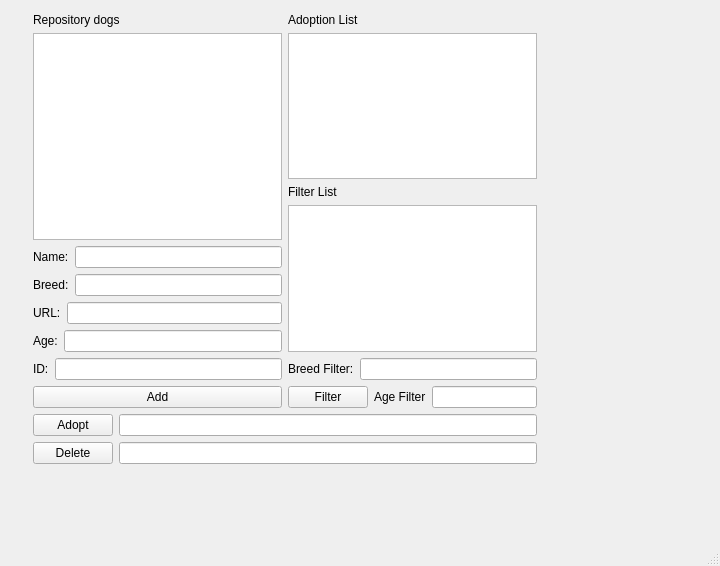
<?xml version="1.0" encoding="UTF-8"?>
<ui version="4.0">
 <class>MainWindow</class>
 <widget class="QMainWindow" name="MainWindow">
  <property name="geometry">
   <rect>
    <x>0</x>
    <y>0</y>
    <width>720</width>
    <height>566</height>
   </rect>
  </property>
  <property name="windowTitle">
   <string>MainWindow</string>
  </property>
  <widget class="QWidget" name="centralWidget">
   <widget class="QWidget" name="layoutWidget">
    <property name="geometry">
     <rect>
      <x>22</x>
      <y>2</y>
      <width>526</width>
      <height>473</height>
     </rect>
    </property>
    <layout class="QVBoxLayout" name="verticalLayout_6">
     <item>
      <layout class="QHBoxLayout" name="horizontalLayout_6">
       <item>
        <layout class="QVBoxLayout" name="verticalLayout_3">
         <item>
          <widget class="QLabel" name="repositoryListLabel">
           <property name="text">
            <string>Repository dogs</string>
           </property>
          </widget>
         </item>
         <item>
          <widget class="QListWidget" name="repositoryListWidget"/>
         </item>
         <item>
          <layout class="QVBoxLayout" name="verticalLayout_2">
           <item>
            <layout class="QVBoxLayout" name="verticalLayout">
             <item>
              <layout class="QHBoxLayout" name="horizontalLayout_4">
               <item>
                <widget class="QLabel" name="nameLabel">
                 <property name="text">
                  <string>Name:</string>
                 </property>
                </widget>
               </item>
               <item>
                <widget class="QLineEdit" name="nameInput"/>
               </item>
              </layout>
             </item>
             <item>
              <layout class="QHBoxLayout" name="horizontalLayout_5">
               <item>
                <widget class="QLabel" name="breedLabel">
                 <property name="text">
                  <string>Breed:</string>
                 </property>
                </widget>
               </item>
               <item>
                <widget class="QLineEdit" name="breedInput"/>
               </item>
              </layout>
             </item>
             <item>
              <layout class="QHBoxLayout" name="horizontalLayout_3">
               <item>
                <widget class="QLabel" name="urlLabel">
                 <property name="text">
                  <string>URL:</string>
                 </property>
                </widget>
               </item>
               <item>
                <widget class="QLineEdit" name="urlInput"/>
               </item>
              </layout>
             </item>
             <item>
              <layout class="QHBoxLayout" name="horizontalLayout_2">
               <item>
                <widget class="QLabel" name="ageLabel">
                 <property name="text">
                  <string>Age:</string>
                 </property>
                </widget>
               </item>
               <item>
                <widget class="QLineEdit" name="ageInput"/>
               </item>
              </layout>
             </item>
            </layout>
           </item>
           <item>
            <layout class="QHBoxLayout" name="horizontalLayout_7">
             <item>
              <widget class="QLabel" name="idLabel">
               <property name="text">
                <string>ID:</string>
               </property>
              </widget>
             </item>
             <item>
              <widget class="QLineEdit" name="idInput"/>
             </item>
            </layout>
           </item>
           <item>
            <layout class="QHBoxLayout" name="horizontalLayout">
             <item>
              <widget class="QPushButton" name="addButton">
               <property name="text">
                <string>Add</string>
               </property>
              </widget>
             </item>
            </layout>
           </item>
          </layout>
         </item>
        </layout>
       </item>
       <item>
        <layout class="QVBoxLayout" name="verticalLayout_4">
         <item>
          <widget class="QLabel" name="adoptionListLabel">
           <property name="text">
            <string>Adoption List</string>
           </property>
          </widget>
         </item>
         <item>
          <widget class="QListWidget" name="adoptionListWidget"/>
         </item>
         <item>
          <widget class="QLabel" name="filterListLabel">
           <property name="text">
            <string>Filter List</string>
           </property>
          </widget>
         </item>
         <item>
          <widget class="QListWidget" name="filterListWidget"/>
         </item>
         <item>
          <layout class="QVBoxLayout" name="verticalLayout_7">
           <item>
            <layout class="QHBoxLayout" name="horizontalLayout_10">
             <item>
              <widget class="QLabel" name="breedFilterLabel">
               <property name="text">
                <string>Breed Filter:</string>
               </property>
              </widget>
             </item>
             <item>
              <widget class="QLineEdit" name="breedFilterInput"/>
             </item>
            </layout>
           </item>
           <item>
            <layout class="QHBoxLayout" name="horizontalLayout_11">
             <item>
              <widget class="QPushButton" name="filterButton">
               <property name="text">
                <string>Filter</string>
               </property>
              </widget>
             </item>
             <item>
              <widget class="QLabel" name="ageFilterLabel">
               <property name="text">
                <string>Age Filter</string>
               </property>
              </widget>
             </item>
             <item>
              <widget class="QLineEdit" name="ageFilterInput"/>
             </item>
            </layout>
           </item>
          </layout>
         </item>
        </layout>
       </item>
      </layout>
     </item>
     <item>
      <layout class="QVBoxLayout" name="verticalLayout_5">
       <item>
        <layout class="QHBoxLayout" name="horizontalLayout_8">
         <item>
          <widget class="QPushButton" name="adoptButton">
           <property name="text">
            <string>Adopt</string>
           </property>
          </widget>
         </item>
         <item>
          <widget class="QLineEdit" name="adoptionIdInput">
           <property name="text">
            <string/>
           </property>
          </widget>
         </item>
        </layout>
       </item>
       <item>
        <layout class="QHBoxLayout" name="horizontalLayout_9">
         <item>
          <widget class="QPushButton" name="deleteButton">
           <property name="text">
            <string>Delete</string>
           </property>
          </widget>
         </item>
         <item>
          <widget class="QLineEdit" name="removeIdInput"/>
         </item>
        </layout>
       </item>
      </layout>
     </item>
    </layout>
   </widget>
  </widget>
  <widget class="QStatusBar" name="statusBar"/>
 </widget>
 <layoutdefault spacing="6" margin="11"/>
 <resources/>
 <connections/>
</ui>
